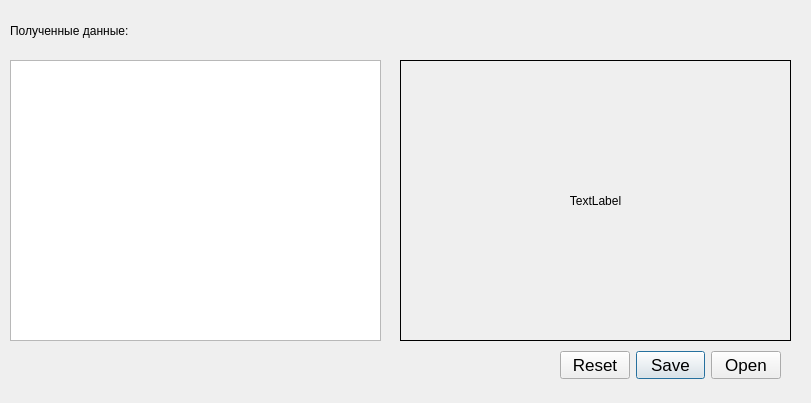
<?xml version="1.0" encoding="UTF-8"?>
<ui version="4.0">
 <class>razumov_Form2</class>
 <widget class="QWidget" name="razumov_Form2">
  <property name="geometry">
   <rect>
    <x>0</x>
    <y>0</y>
    <width>811</width>
    <height>403</height>
   </rect>
  </property>
  <property name="windowTitle">
   <string>Полученные данные (автор Разумов)</string>
  </property>
  <widget class="QTextEdit" name="textEdit">
   <property name="geometry">
    <rect>
     <x>10</x>
     <y>60</y>
     <width>371</width>
     <height>281</height>
    </rect>
   </property>
  </widget>
  <widget class="QDialogButtonBox" name="buttonBox">
   <property name="geometry">
    <rect>
     <x>560</x>
     <y>350</y>
     <width>221</width>
     <height>31</height>
    </rect>
   </property>
   <property name="font">
    <font>
     <pointsize>13</pointsize>
    </font>
   </property>
   <property name="standardButtons">
    <set>QDialogButtonBox::Open|QDialogButtonBox::Reset|QDialogButtonBox::Save</set>
   </property>
  </widget>
  <widget class="QLabel" name="label">
   <property name="geometry">
    <rect>
     <x>10</x>
     <y>10</y>
     <width>171</width>
     <height>41</height>
    </rect>
   </property>
   <property name="text">
    <string>Полученные данные:</string>
   </property>
  </widget>
  <widget class="QLabel" name="labelPhoto">
   <property name="geometry">
    <rect>
     <x>400</x>
     <y>60</y>
     <width>391</width>
     <height>281</height>
    </rect>
   </property>
   <property name="frameShape">
    <enum>QFrame::Panel</enum>
   </property>
   <property name="text">
    <string>TextLabel</string>
   </property>
   <property name="alignment">
    <set>Qt::AlignCenter</set>
   </property>
  </widget>
 </widget>
 <resources/>
 <connections/>
</ui>
